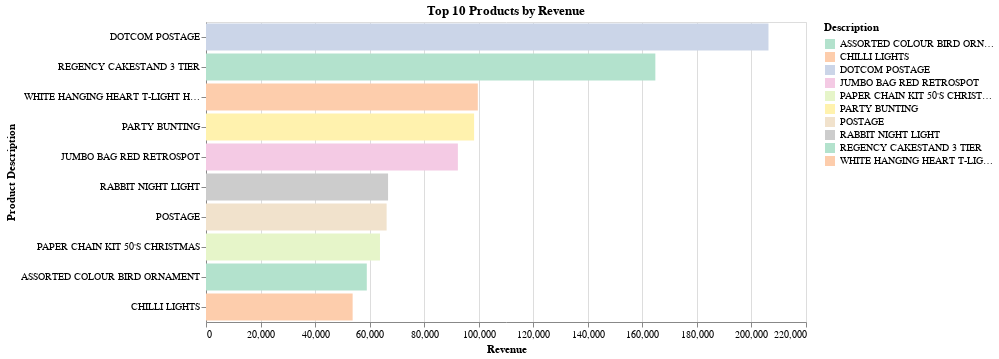

Notebook code for this chart:
### Code cell
# plot bar chart
bar_chart = alt.Chart(product_revenue).mark_bar().encode(
    x=alt.X('Revenue:Q', title='Revenue'),
    y=alt.Y('Description:N', sort='-x', title='Product Description'),
    color=alt.Color('Description:N', scale=alt.Scale(scheme='pastel2')),
    tooltip=['Description', 'Revenue'] # for interactivity
).properties(
    title='Top 10 Products by Revenue',
    width=600,
    height=300
)
bar_chart

### Figure 1 — Vega specification as saved in the notebook (floating-point values rounded to 4 significant figures)
{"$schema": "https://vega.github.io/schema/vega/v5.json", "data": [{"name": "source_0"}, {"name": "data_0", "values": [{"Description": "DOTCOM POSTAGE", "Revenue": 206200.0, "Revenue_end": 206200.0, "Revenue_start": 0.0}, {"Description": "REGENCY CAKESTAND 3 TIER", "Revenue": 164800.0, "Revenue_end": 164800.0, "Revenue_start": 0.0}, {"Description": "WHITE HANGING HEART T-LIGHT HOLDER", "Revenue": 99670.0, "Revenue_end": 99670.0, "Revenue_start": 0.0}, {"Description": "PARTY BUNTING", "Revenue": 98300.0, "Revenue_end": 98300.0, "Revenue_start": 0.0}, {"Description": "JUMBO BAG RED RETROSPOT", "Revenue": 92360.0, "Revenue_end": 92360.0, "Revenue_start": 0.0}, {"Description": "RABBIT NIGHT LIGHT", "Revenue": 66760.0, "Revenue_end": 66760.0, "Revenue_start": 0.0}, {"Description": "POSTAGE", "Revenue": 66230.0, "Revenue_end": 66230.0, "Revenue_start": 0.0}, {"Description": "PAPER CHAIN KIT 50'S CHRISTMAS ", "Revenue": 63790.0, "Revenue_end": 63790.0, "Revenue_start": 0.0}, {"Description": "ASSORTED COLOUR BIRD ORNAMENT", "Revenue": 58960.0, "Revenue_end": 58960.0, "Revenue_start": 0.0}, {"Description": "CHILLI LIGHTS", "Revenue": 53770.0, "Revenue_end": 53770.0, "Revenue_start": 0.0}]}, {"name": "source_0_y_domain_Description", "values": [{"Description": "DOTCOM POSTAGE", "sort_field": 206200.0}, {"Description": "REGENCY CAKESTAND 3 TIER", "sort_field": 164800.0}, {"Description": "WHITE HANGING HEART T-LIGHT HOLDER", "sort_field": 99670.0}, {"Description": "PARTY BUNTING", "sort_field": 98300.0}, {"Description": "JUMBO BAG RED RETROSPOT", "sort_field": 92360.0}, {"Description": "RABBIT NIGHT LIGHT", "sort_field": 66760.0}, {"Description": "POSTAGE", "sort_field": 66230.0}, {"Description": "PAPER CHAIN KIT 50'S CHRISTMAS ", "sort_field": 63790.0}, {"Description": "ASSORTED COLOUR BIRD ORNAMENT", "sort_field": 58960.0}, {"Description": "CHILLI LIGHTS", "sort_field": 53770.0}]}, {"name": "data_0_color_domain_Description", "values": [{"Description": "DOTCOM POSTAGE"}, {"Description": "REGENCY CAKESTAND 3 TIER"}, {"Description": "WHITE HANGING HEART T-LIGHT HOLDER"}, {"Description": "PARTY BUNTING"}, {"Description": "JUMBO BAG RED RETROSPOT"}, {"Description": "RABBIT NIGHT LIGHT"}, {"Description": "POSTAGE"}, {"Description": "PAPER CHAIN KIT 50'S CHRISTMAS "}, {"Description": "ASSORTED COLOUR BIRD ORNAMENT"}, {"Description": "CHILLI LIGHTS"}]}], "marks": [{"type": "rect", "name": "marks", "from": {"data": "data_0"}, "encode": {"update": {"y": {"field": "Description", "scale": "y"}, "fill": {"field": "Description", "scale": "color"}, "x2": {"field": "Revenue_start", "scale": "x"}, "height": {"signal": "max(0.25, bandwidth('y'))"}, "tooltip": {"signal": "{\"Description\": isValid(datum[\"Description\"]) ? datum[\"Description\"] : \"\"+datum[\"Description\"], \"Revenue\": format(datum[\"Revenue\"], \"\")}"}, "x": {"field": "Revenue_end", "scale": "x"}}}, "style": ["bar"]}], "scales": [{"name": "x", "type": "linear", "domain": {"data": "data_0", "fields": ["Revenue_start", "Revenue_end"]}, "range": [0, {"signal": "width"}], "nice": true, "zero": true}, {"name": "y", "type": "band", "domain": {"data": "source_0_y_domain_Description", "field": "Description", "sort": {"op": "max", "field": "sort_field", "order": "descending"}}, "range": [0, {"signal": "height"}], "paddingOuter": 0.05, "paddingInner": 0.1}, {"name": "color", "type": "ordinal", "domain": {"data": "data_0_color_domain_Description", "field": "Description", "sort": true}, "range": {"scheme": "pastel2"}}], "axes": [{"scale": "x", "grid": true, "zindex": 0, "orient": "bottom", "tickCount": {"signal": "ceil(width/40)"}, "minExtent": 0, "domain": false, "labels": false, "ticks": false, "gridScale": "y", "aria": false, "maxExtent": 0}, {"scale": "x", "labelOverlap": true, "tickCount": {"signal": "ceil(width/40)"}, "zindex": 0, "orient": "bottom", "title": "Revenue", "labelFlush": true, "grid": false}, {"scale": "y", "title": "Product Description", "orient": "left", "zindex": 0, "grid": false}], "title": {"text": "Top 10 Products by Revenue", "frame": "group"}, "legends": [{"fill": "color", "symbolType": "square", "title": "Description"}], "style": "cell", "background": "white", "padding": 5, "width": 600, "height": 300}
